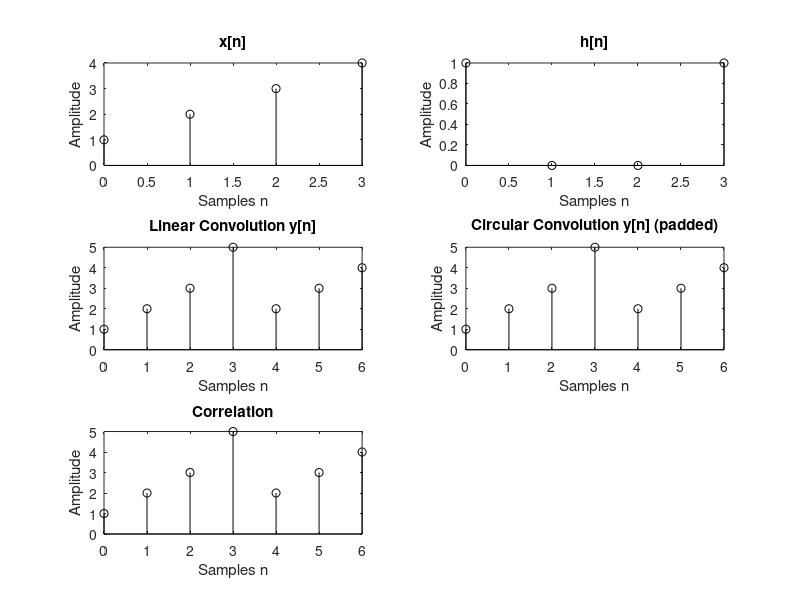

MATLAB code to generate this figure:
% Input signals
x = [1, 2, 3, 4]; 
h = [1, 0, 0, 1];  

M = length(x); 
N = length(h);
len = M + N - 1;  
% --- Linear Convolution ---
y_l = zeros(1, len);
for n = 1:len
    for k = 1:N  
        if n - k + 1 > 0 && n - k + 1 <= M  
            y_l(n) = y_l(n) + x(n - k + 1) * h(k);
        end
    end
end

% --- Circular Convolution ---
x_p = [x, zeros(1, len - M)];
h_p = [h, zeros(1, len - N)];

y_c = zeros(1, len);
for n = 1:len
    for k = 1:len
        y_c(n) = y_c(n) + x_p(mod(n - k, len) + 1) * h_p(k);
    end
end

% --- Correlation ---
h_flipped = fliplr(h);  
y_corr = zeros(1, len);
for n = 1:len
    for k = 1:N
        if (n - k + 1) > 0 && (n - k + 1) <= M
            y_corr(n) = y_corr(n) + x(n - k + 1) * h_flipped(k); 
        end
    end
end

% --- Plotting ---
figure;

subplot(3, 2, 1);
stem(0:M-1, x, 'k'); 
title('x[n]'); xlabel('Samples n'); ylabel('Amplitude');

subplot(3, 2, 2);
stem(0:N-1, h, 'k'); 
title('h[n]'); xlabel('Samples n'); ylabel('Amplitude');

subplot(3, 2, 3);
stem(0:len-1, y_l, 'k'); 
title('Linear Convolution y[n]'); xlabel('Samples n'); ylabel('Amplitude');

subplot(3, 2, 4);
stem(0:len-1, y_c, 'k');
title('Circular Convolution y[n] (padded)'); xlabel('Samples n'); ylabel('Amplitude');

subplot(3, 2, 5);
stem(0:len-1, y_corr, 'k');
title('Correlation'); xlabel('Samples n'); ylabel('Amplitude');

% Save plot
saveas(gcf, 'convolution_correlation_plot.png');
